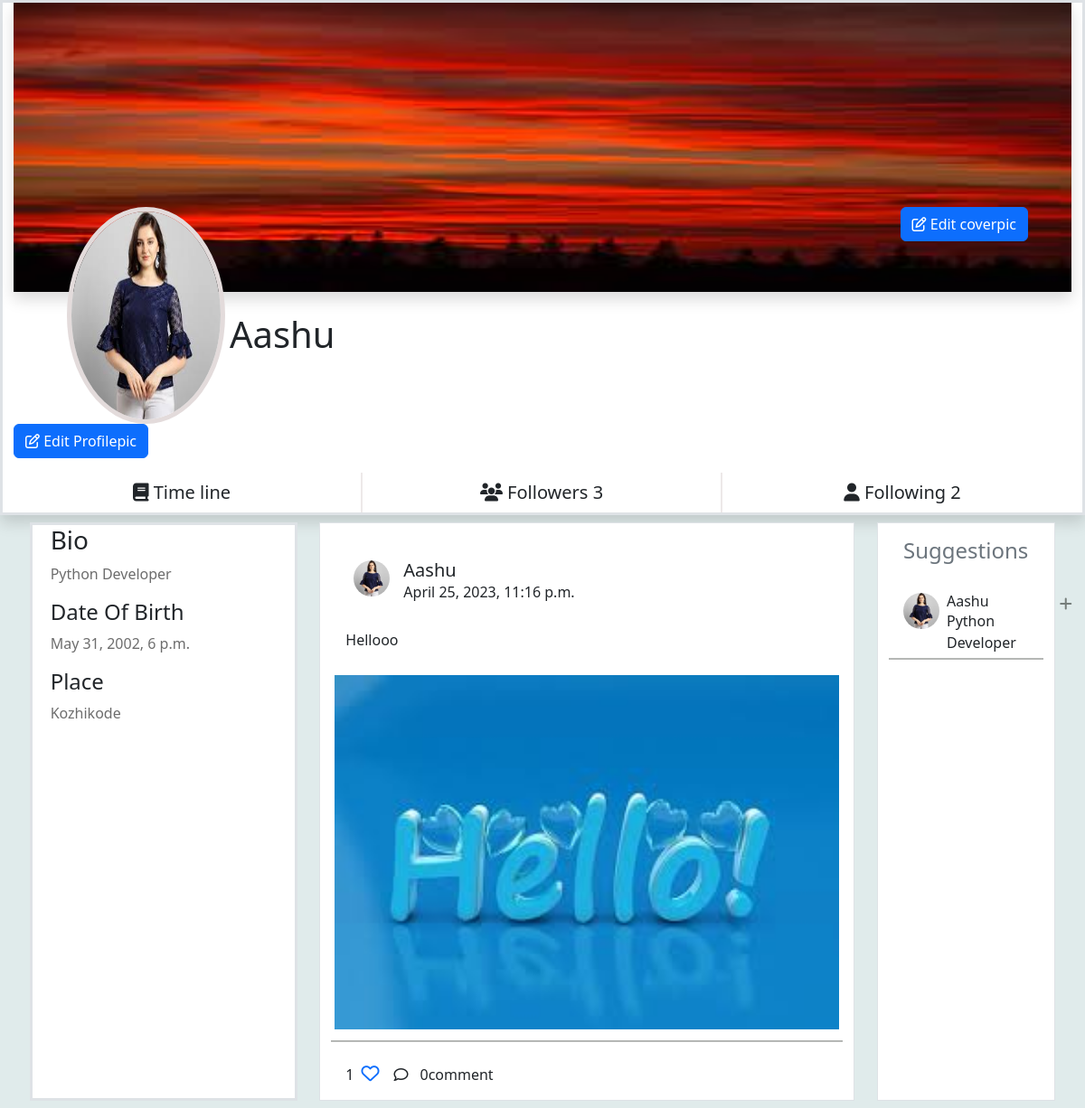
Screenshot of /profile/5 (signed in) with the database file from the repository.
### myapp/models.py (models this page shows, shortened)
class UserProfile(models.Model):
    user=models.OneToOneField(User,on_delete=models.CASCADE,related_name="profile")
    profile_pic=models.ImageField(upload_to="profilepics",blank=True,default='/profilepics/default.png')
    bio=models.CharField(max_length=200,null=True)
    address=models.CharField(max_length=200,null=True)
    dob=models.DateTimeField(null=True)
    following=models.ManyToManyField("self",related_name="followed_by",symmetrical=False)
    created_date=models.DateTimeField(auto_now_add=True)
    cover_pic=models.ImageField(upload_to="coverpic",blank=True,default="/profilepics/cover.jpg")
    def __str__(self):
        return self.user.username

class Posts(models.Model):
    title=models.CharField(max_length=200)
    image=models.ImageField(upload_to="postimages",null=True,blank=True)
    user=models.ForeignKey(User,on_delete=models.CASCADE,related_name="userposts")
    created_date=models.DateTimeField(auto_now_add=True)
    liked_by=models.ManyToManyField(User,related_name="post_like")

### myapp/views.py (the view)
# urls.py: path('profile/<int:pk>',views.ProfileDetailView.as_view(),name="profiledetail"),
@method_decorator(signin_required,name="dispatch")
class ProfileDetailView(DetailView):
    model=UserProfile
    template_name="profile.html"
    context_object_name="profile"

### myapp/views.py (called while the page is built)
def signin_required(fn):
    def wrapper(request,*args,**kwargs):
        if not request.user.is_authenticated:
            messages.error(request,"please login")
            return redirect("signin")
        return fn(request,*args,**kwargs)
    return wrapper

### myapp/templates/profile.html (shortened to what this page needs)
<!DOCTYPE html>
{%load static%}
<html lang="en">
<head>
    <link rel="stylesheet" href="https://cdnjs.cloudflare.com/ajax/libs/font-awesome/6.3.0/css/all.min.css"
 />
    <link href="https://cdn.jsdelivr.net/npm/bootstrap@5.3.0-alpha1/dist/css/bootstrap.min.css" rel="stylesheet"
>
    <link rel="stylesheet" href="{%static 'css/profile.css'%}">
</head>
<body style="background-color: rgb(224, 235, 235);">
    <div class="container-fluid border border-3 shadow bg-white">
        <div class="cover_section">
            <img class="coverpic shadow" src="{{profile.cover_pic.url}}" alt="">
        </div>
        <div class="profile_section d-flex justify-content-between">
            <img class="propic" src="{{profile.profile_pic.url}}" alt="">
             <h1 class="onwername ">{{profile}}</h1>
             <div class=" me-5"> <button href="" class="btn btn-primary" data-bs-toggle="modal" data-bs-target="#exampleModal"><i class="fa-regular fa-pen-to-square"></i> Edit
                    coverpic</button></div>
        </div>
        <div class="row d-flex justify-content-evenly">
            <div class=" me-5"> <button href="" class="btn btn-primary" data-bs-toggle="modal" data-bs-target="#exampleModal1"><i class="fa-regular fa-pen-to-square"></i> Edit
                Profilepic</button></div>
            <div class="col-4 text-center mt-3 swich  "><a class="btn fs-5" href=""><span><i
                            class="fa-solid fa-book"></i></span> Time line</a></div>
            <div class="col-4 text-center mt-3 swich ">
                <button class="btn fs-5" data-bs-toggle="modal" data-bs-target="#exampleModalfws"><span><i
                            class="fa-solid fa-users"></i></span> Followers {{profile.followed_by.all | length}}</a></div>
            <div class="col-4 text-center mt-3  "><button class="btn fs-5" data-bs-toggle="modal" data-bs-target="#exampleModalfwg">
                <span><i class="fa-solid fa-user"></i>
                </span> Following {{profile.following.all | length}}</button></div>
        </div>
    </div>
    <div class="container-fluid ">
        <div class="row p-2 d-flex justify-content-evenly">
            <div class="col-3 bg-white  border border-3 ">
                <div class="ms-2">
                    <h3 class="">Bio</h3>
                    <p class=" o">{{profile.bio}}</p>
                    <h4>Date Of Birth</h4>
                    <p class="o">{{profile.dob}}</p>
                    <h4>Place</h4>
                    <p class="o">{{profile.address}}</p>
                </div>
            </div>
            <div class="col-6 bg-white  border">
                {%for p in profile.user.userposts.all%}
              <div class="row">
                <div class="col-12">
                    <div class="allpost mt-4 bg-white">
                        <div class="d-flex p-3">
                            <div class="ms-2">
                                <img class="ownerpic" src="{{p.user.profile.profile_pic.url}}" alt="">
                            </div>
                            <div class="ms-3">
                                <h5 class="m-0">{{p.user}}</h5>
                                <p class="m-0">{{p.created_date}}</p>
                            </div>
                        </div>
                        <div class="posttitle p-3">
                            <h6>{{p.title}}</h6>
                        </div>
                        <div>
                            {%if p.image%}
                            <img class="postimg" src="{{p.image.url}}" alt="">
                            {%endif%}
                        </div>
                        <div class="lines mt-2 mb-2"></div>
                        <div class="d-flex">
                            <div class="ms-3  d-flex  align-items-center">
                                <p class="mt-3">{{p.liked_by.all | length}}</p>
                                <a href=""><i
                                        class="love fa-sharp fa-regular fa-heart ms-2"></i></a>
                            </div>
                            <div class="ms-3  d-flex  align-items-center">
                                <i class="fa-regular fa-comment"></i>
                                <div class="dropdown">
                                    <a class="btn  " href="#" role="button" data-bs-toggle="dropdown"
                                        aria-expanded="false">
                                        {{p.post_comment.all.count}}comment
                                    </a>
                                </div>
                            </div>
                        </div>
                    </div>
                </div>
              </div>
                {%endfor%}
            </div>
            <div class="col-2 bg-white  border">
                <div class="profilesection bg-white">
                    <h4 class="text-secondary p-3">Suggestions</h4>
                    <div class="p-item ">
                        <div class="peoples d-flex mt-3 ms-3">
                            <div>
                                <img class="peopleimg" src="{{profile.profile_pic.url}}" alt="">
                            </div>
                            <div class="ms-2">
                                <h6 class="m-0">{{profile}}</h6>
                                <p class="m-0">{{profile.bio}}</p>
                            </div>
                            <a href="" class="ms-5"><i style="color:rgba(11, 17, 11, 0.5) ;"
                                    class="fa-solid fa-plus"></i></a>
                        </div>
                        <div class="lines"></div>
                    </div>
                </div>
            </div>
        </div>
    </div>
</body>
</html>

### myapp/static/css/profile.css (style rules this page uses)
* { font-family: 'Segoe UI', Tahoma, Geneva, Verdana, sans-serif; }
.coverpic { width: 100%; height: 40vh; }
.propic { width: 15%; height: 30vh; margin-left: 5%; border-radius: 50%; border: 5px solid rgb(227, 219, 219); }
.profile_section { margin-top: -8%; }
.swich { border-right: 2px solid rgb(237, 233, 233); }
.onwername { margin-top: 10%; margin-left: -53%; font-family: 'Segoe UI', Tahoma, Geneva, Verdana, sans-serif; }
.o { color: rgba(11, 11, 11, 0.6); }
.ownerpic { margin: 2%; border-radius: 50%; width: 40px; height: 40px; }
.postimg { padding: 4px; width: 100%; height: 50vh; }
.love { font-size: 20px; }
.peopleimg { width:40px; height: 40px; border-radius: 50%; }
.peoples { width: 100%; }
.lines { margin-top: 5px; background-color:rgba(11, 17, 11, 0.3); height: 2px; width: 100%; }
.p-item { width: 100%; }

### rows the page displays
UserProfile: cover_pic (picture), profile_pic (picture), user.username "Aashu", followed_by.all|length "3", following.all|length "2", bio "Python Developer", dob "May 31, 2002, 6 p.m.", address "Kozhikode"
Posts: user.profile.profile_pic (picture), user "Aashu", created_date "April 25, 2023, 11:16 p.m.", title "Hellooo", image (picture), liked_by.all|length "1", post_comment.all.count "0"
